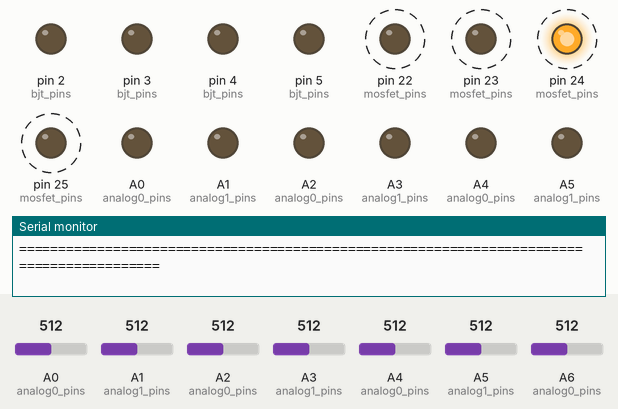
The sketch below on a simulated Arduino Mega 2560, built with avr-gcc and run on an emulated ATmega2560. On the bench: output pins drawn as LEDs (lit = HIGH), the last lines printed to the serial monitor. Dashed ring = blinking. Inputs (shaded band) come from the test bench; at power-on: A2 (analog0_pins) = 512, A0 (analog0_pins) = 512, A4 (analog0_pins) = 512, A1 (analog1_pins) = 512, A3 (analog1_pins) = 512, A5 (analog1_pins) = 512, A6 (analog0_pins) = 512.

Above: at 1.2 s.
1.3 s: A2 (analog0_pins) set to 606
4.3 s: A2 (analog0_pins) set to 629
At 5.13 s:
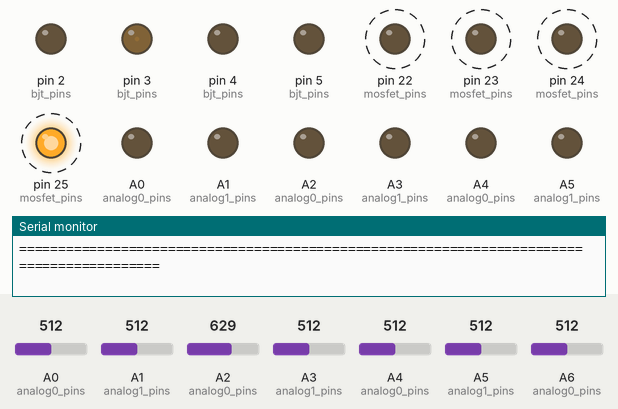
7.3 s: A0 (analog0_pins) set to 601
10.3 s: A0 (analog0_pins) set to 631
At 10.66 s:
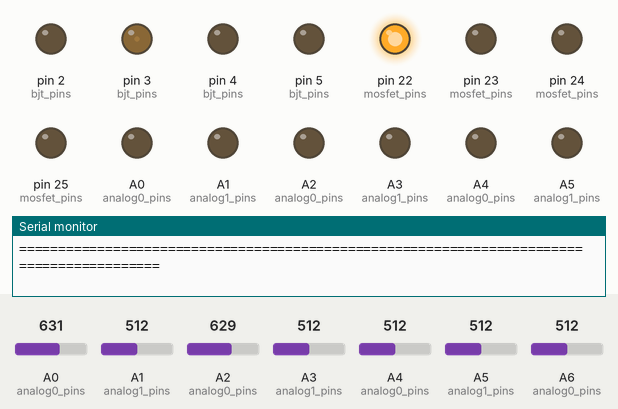
13.3 s: A4 (analog0_pins) set to 600
16.3 s: A4 (analog0_pins) set to 632
At 29.5 s:
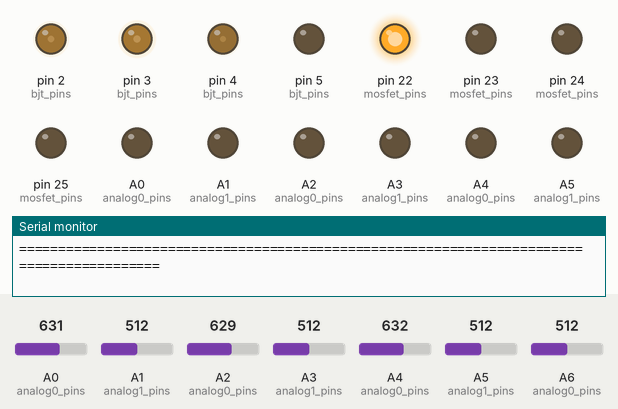
Timing chart, 0 to 32.3 s (numbered marks = the images above; inputs shaded):
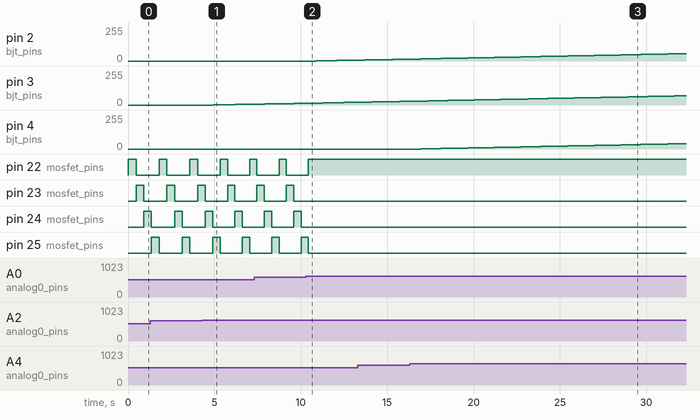

The sketch:

generalised_code.ino
```cpp
#include "battery_discharger.h"

const double resistor[] = {1.5, 1.5, 1.5, 1.5};
struct Mosfet {

  double queue1[QUEUE_SIZE] = {0.7, 0.7, 0.7, 0.7};
  double queue2[QUEUE_SIZE] = {0.7, 0.7, 0.7, 0.7};
  double queue3[QUEUE_SIZE] = {0.7, 0.7, 0.7, 0.7};
  double queue4[QUEUE_SIZE] = {0.7, 0.7, 0.7, 0.7};

};
Mosfet mosfet;

battery bat1; //four queues
battery bat2;
battery bat3;
battery bat4;

void setup() {

  Serial.begin(115200);
  bat1.config_resistance(resistor[0]);
  bat2.config_resistance(resistor[1]);
  bat3.config_resistance(resistor[2]);
  bat4.config_resistance(resistor[3]);

  bat1.config_mosfet_voltage_drop(mosfet.queue1);
  bat2.config_mosfet_voltage_drop(mosfet.queue2);
  bat3.config_mosfet_voltage_drop(mosfet.queue3);
  bat4.config_mosfet_voltage_drop(mosfet.queue4);

  bat1.print_pins();
  bat2.print_pins();
  bat3.print_pins();
  bat4.print_pins();
  Serial.println();

}

void loop() {

  manage_bat1();
  manage_bat2();
  manage_bat3();
  manage_bat4();

  bat1.print_data();
  bat2.print_data();
  bat3.print_data();
  bat4.print_data();
  Serial.println("==========================================================================================");
  delay(300);

}


void manage_bat1() {
  if (bat1.discharge_this_cell) {
    bat1.read_inputs(); //get input values

    if (bat1.voltage <= bat1.cell_cut_off_voltage[bat1.current_mosfet]) {  // if discharged, stop current, log milliamp hours
      bat1.bjt_off();
      bat1.discharge_this_cell = false;
      bat1.milliamp_hours[bat1.current_mosfet] = ((millis() - bat1.start_time) * (DISCHARGE_CURRENT) / (1000 * 60 * 60));

    }

    else {
      //discharging, manage current
      bat1.set_pwm();
    }
  }
  else {
    bat1.check_voltage(); //check voltage of batteries, start discharge if above minimum value
  }
}

void manage_bat2() {
  if (bat2.discharge_this_cell) {
    bat2.read_inputs(); //get input values

    if (bat2.voltage <= bat2.cell_cut_off_voltage[bat2.current_mosfet]) {  // if discharged, stop current, log milliamp hours
      bat2.bjt_off();
      bat2.discharge_this_cell = false;
      bat2.milliamp_hours[bat2.current_mosfet] = ((millis() - bat2.start_time) * (DISCHARGE_CURRENT) / (1000 * 60 * 60));

    }

    else {
      //discharging, manage current
      bat2.set_pwm();
    }
  }
  else {
    bat2.check_voltage(); //check voltage of batteries, start discharge if above minimum value
  }
}

void manage_bat3() {
  if (bat3.discharge_this_cell) {
    bat3.read_inputs(); //get input values

    if (bat3.voltage <= bat3.cell_cut_off_voltage[bat3.current_mosfet]) {  // if discharged, stop current, log milliamp hours
      bat3.bjt_off();
      bat3.discharge_this_cell = false;
      bat3.milliamp_hours[bat3.current_mosfet] = ((millis() - bat3.start_time) * (DISCHARGE_CURRENT) / (1000 * 60 * 60));

    }

    else {
      //discharging, manage current
      bat3.set_pwm();
    }
  }
  else {
    bat3.check_voltage(); //check voltage of batteries, start discharge if above minimum value
  }
}

void manage_bat4() {
  if (bat4.discharge_this_cell) {
    bat4.read_inputs(); //get input values

    if (bat4.voltage <= bat4.cell_cut_off_voltage[bat4.current_mosfet]) {  // if discharged, stop current, log milliamp hours
      bat4.bjt_off();
      bat4.discharge_this_cell = false;
      bat4.milliamp_hours[bat4.current_mosfet] = ((millis() - bat4.start_time) * (DISCHARGE_CURRENT) / (1000 * 60 * 60));

    }

    else {
      //discharging, manage current
      bat4.set_pwm();
    }
  }
  else {
    bat4.check_voltage(); //check voltage of batteries, start discharge if above minimum value
  }
}
```

battery_discharger.cpp
```cpp
#include "battery_discharger.h"
//#include "softPwm.h"
#include "Arduino.h"

int num_battery_in_parallel = 0;
int analog0_pins[QUEUE_SIZE] = {A0, A2, A4, A6};
int analog1_pins[QUEUE_SIZE] = {A1, A3, A5, A7};
int bjt_pins[QUEUE_SIZE] = {2, 3, 4, 5};
int mosfet_pins[QUEUE_SIZE * NUM_QUEUES] = {22, 23, 24, 25,   26, 27, 28, 29,   30, 31, 32, 33,   34, 35, 35, 36};


battery::battery() {

  int i = 0;

  analog0_pin = analog0_pins[num_battery_in_parallel];
  analog1_pin = analog1_pins[num_battery_in_parallel];
  bjt_pin = bjt_pins[num_battery_in_parallel];

  for (i = 0; i < QUEUE_SIZE; i++)
    mosfet_pin[i] = mosfet_pins[num_battery_in_parallel * QUEUE_SIZE + i];

  //  init pins
  pinMode(bjt_pin, OUTPUT);
  pinMode(analog0_pin, OUTPUT);
  pinMode(analog1_pin, OUTPUT);

  for (i = 0; i < QUEUE_SIZE; i++)
    pinMode(mosfet_pins[i], OUTPUT);


  num_battery_in_parallel++;  //increment for next instanciation

}

void battery::check_voltage() {  //for checking the voltage when the current is off

  for (int i = 0; i < QUEUE_SIZE; i++) { //turn off all mosfets
    digitalWrite(mosfet_pin[i], LOW);
  }
  analogWrite(bjt_pin, LOW); //force bjt off for reading

  digitalWrite(mosfet_pin[current_mosfet], HIGH);  //turn on current mosfet
  delay(20);  //delay to allow voltage to stabilise
  voltage = (double)(analogRead(analog0_pin) * NOMINAL_VOLTAGE) / RANGE;  //take reading
  voltage = voltage + mosfet_voltage_drop[current_mosfet];

  if (voltage < MINIMUM_VOLTAGE_TO_START_DISCHARGE) { // if value below starting voltage increment mosfet pin
    current_mosfet = (current_mosfet + 1) % QUEUE_SIZE;   //cycle through mosfet pins
  }
  else {
    discharge_this_cell = true;
    start_time = millis();
  }
}

void battery::read_inputs() {

  if (mosfet_pin_on < 0) { //if no battery is on, skip reading
    return;
  }

  analog0_reading = analogRead(analog0_pin);
  analog1_reading = analogRead(analog1_pin);

  voltage = (double)(analog0_reading * NOMINAL_VOLTAGE) / RANGE;
  voltage = voltage + mosfet_voltage_drop[current_mosfet];
  current = (double)((analog0_reading - analog1_reading) * NOMINAL_VOLTAGE) / RANGE;
}

void battery::set_pwm() {
  if (current < DISCHARGE_CURRENT) {
    if (bjt_pwm_val > 254)
      bjt_pwm_val = 255;
    else
      bjt_pwm_val++;
    analogWrite(bjt_pin, bjt_pwm_val);
  }

  else if (current > DISCHARGE_CURRENT) {
    if (bjt_pwm_val < 1)
      bjt_pwm_val = 0;
    else
      bjt_pwm_val--;
    analogWrite(bjt_pin, bjt_pwm_val);
  }
}

void battery::config_resistance(double value) {
  resistance = value;
}

void battery::bjt_off() {
  analogWrite(bjt_pin, LOW);
}

void battery::config_mosfet_voltage_drop(double queue_mosfets[QUEUE_SIZE]) {
  for (int i = 0; i < QUEUE_SIZE; i++) {
    mosfet_voltage_drop[i] = queue_mosfets[i];
    cell_cut_off_voltage[i] = MINIMUM_VOLTAGE - queue_mosfets[i];
  }
}

void battery::print_data() {

  for (int i = 0; i < QUEUE_SIZE; i++) {
    Serial.print("Battery ");
    Serial.print(i + 1);
    if (milliamp_hours[i] != 0 && i != current_mosfet) {
      Serial.print(". Done. Capacity:");
      Serial.println(milliamp_hours[i]);
    }

    else if (i == current_mosfet) {
      Serial.print(". Discharging. Capacity:");
      Serial.println(milliamp_hours[i]);
    }

    else {
      Serial.println(". In Queue");
    }
  }


  Serial.println();

  Serial.print("Mosfet:");
  Serial.print(current_mosfet);
  Serial.print("\t analog0:");
  Serial.print(analog0_reading);
  Serial.print("\t analog1:");
  Serial.print(analog1_reading);
  Serial.print("\t Current:");
  Serial.print(current);
  Serial.print("\t V_bat:");
  Serial.print(voltage);
  Serial.print("\t mAh:");
  Serial.print(milliamp_hours[current_mosfet]);
  Serial.print("\t pwm_value:");
  Serial.print(bjt_pwm_val);

  Serial.println();
  Serial.println();
}

void battery::print_pins() {

  Serial.print("analog0:");
  Serial.print(analog0_pin);
  Serial.print("\t analog1:");
  Serial.print(analog1_pin);

  for (int i = 0; i < QUEUE_SIZE; i++) {
    Serial.print("\t mosfet ");
    Serial.print(i);
    Serial.print(":");
    Serial.print(mosfet_pin[i]);
  }

  Serial.print("\t bjt pin:");
  Serial.print(bjt_pin);
  Serial.println();
}
```

battery_discharger.h
```cpp
#ifndef BATT_DISCHARGER_H
#define BATT_DISCHARGER_H

#define QUEUE_SIZE 4
#define NUM_QUEUES 4
#define RANGE 1024
#define NOMINAL_VOLTAGE 5
#define MINIMUM_VOLTAGE_TO_START_DISCHARGE 3.7
#define MINIMUM_VOLTAGE 3
#define DISCHARGE_CURRENT 1000    //millisamps to discharge at

class battery{

  public:
  battery();

  void update_values();
  void check_voltage();   //for checking the voltage when the current is off
  void read_inputs();
  void set_pwm();
  void increment_mosfet();
  void config_resistance(double value);
  void bjt_off();
  void config_mosfet_voltage_drop(double queue_mosfets[QUEUE_SIZE]);
  void print_data();
  void print_pins();

  bool discharge_this_cell = false;
  double voltage;
  double current;
  int start_time;
  int milliamp_hours[QUEUE_SIZE];
  int current_mosfet;
  double cell_cut_off_voltage[QUEUE_SIZE];


  private:
  double resistance;


  int analog0_reading;
  int analog1_reading;
  int bjt_value;
  int mosfet_pin_on;
  int battery_capacities[QUEUE_SIZE];
  double mosfet_voltage_drop[QUEUE_SIZE];
  int analog0_pin;
  int analog1_pin;
  int mosfet_pin[QUEUE_SIZE];

  int bjt_pin;
  int bjt_pwm_val =0;

};

#endif
```

Measured:
- the behaviour switches between 614 and 615 on A0 (analog0_pins) (found by bisection; images 1 and 2)
- the behaviour switches between 614 and 615 on A4 (analog0_pins) (found by bisection; images 2 and 3)
- after the input at 4.3 s, pin 3 (bjt_pins): moves from 0/255 to 6/255 over 2.1 s, starting after 0.64 s
- after the input at 10.3 s, pin 2 (bjt_pins): moves from 0/255 to 6/255 over 2.0 s, starting after 0.57 s; pin 22 (mosfet_pins): goes on until 10.4 s, then stays HIGH
- after the input at 16.3 s, pin 4 (bjt_pins): moves from 0/255 to 40/255 over 15.1 s, starting after 0.65 s
- by itself, pin 23 (mosfet_pins), pin 24 (mosfet_pins): alternates HIGH for 0.43 s and LOW for 1.3 s
